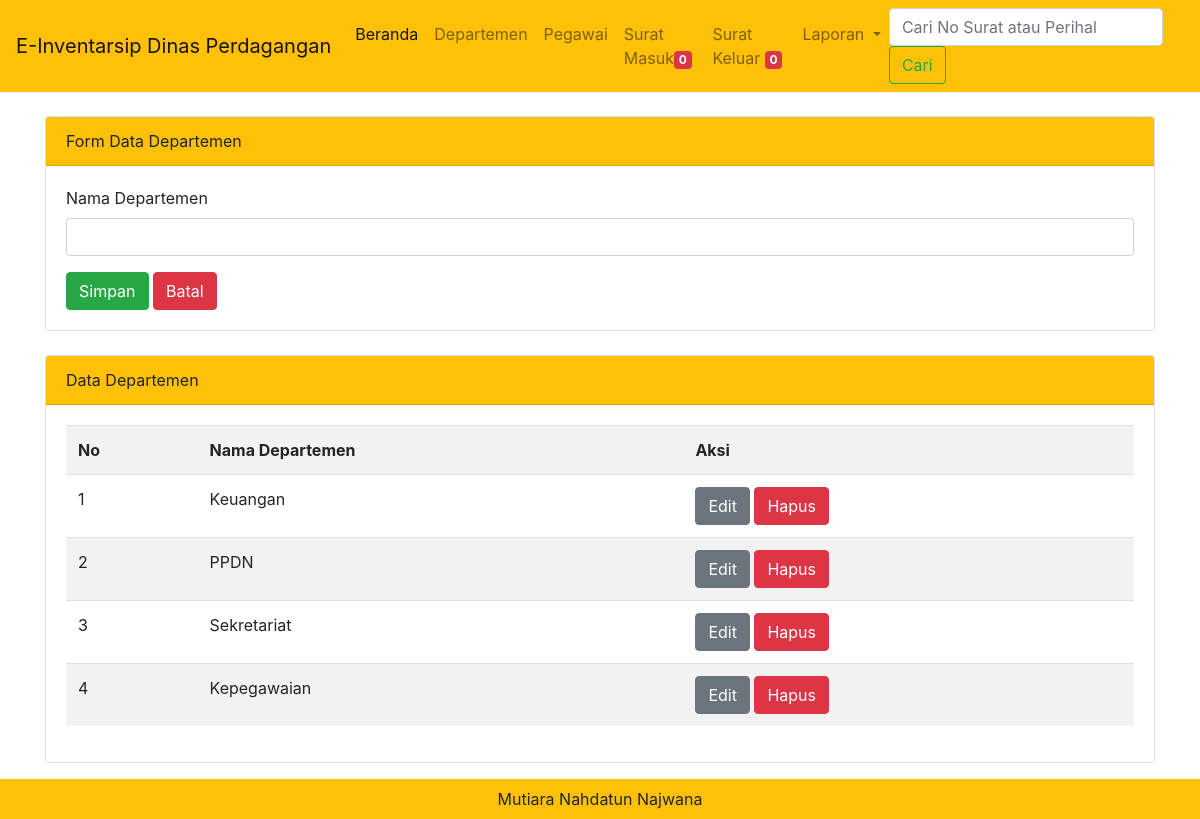
The page /admin.php?halaman=departemen (signed in) on the database its author committed.
### tables this page shows
CREATE TABLE IF NOT EXISTS `tbl_departemen` (
  `id_departemen` int NOT NULL AUTO_INCREMENT,
  `nama_departemen` varchar(50) NOT NULL,
  `created_at` date DEFAULT NULL,
  PRIMARY KEY (`id_departemen`)
);

### admin.php (called while the page is built, shortened)
<?php include "template/header.php"; ?>
<?php include "content.php"; ?>
<?php include "template/footer.php"; ?>

### modul/departemen/departemen.php (the view, shortened to what this page needs)
<div class="card mt-4">
  <div class="card-header bg-warning">
    Form Data Departemen
  </div>
  <div class="card-body">
   <form method="post" action="">
  <div class="form-group">
    <label for="nama_departemen">Nama Departemen</label>
    <input type="text" class="form-control" id="nama_departemen" name="nama_departemen" value="<?=@$vnama_departemen?>"
    required oninvalid="this.setCustomValidity('Data tidak boleh kosong!')" oninput="setCustomValidity('')">
  </div>
  <button type="submit" name="bsimpan" class="btn btn-success">Simpan</button>
  <button type="reset" name="bbatal" class="btn btn-danger">Batal</button>
</form>
  </div>
</div>
<div class="card mt-4">
  <div class="card-header bg-warning">
    Data Departemen
  </div>
  <div class="card-body">
   <table class="table table-borderd table-hovered table-striped">
     <tr>
       <th>No</th>
       <th>Nama Departemen</th>
       <th>Aksi</th>
     </tr>
     <?php
          $tampil = mysqli_query($koneksi, "SELECT * from tbl_departemen order by id_departemen desc");
          $no = 1;
          while($data = mysqli_fetch_array($tampil)) :
     ?>
     <tr>
       <td><?=$no++?></td>
       <td><?=$data['nama_departemen']?></td>
       <td>
         <a href="?halaman=departemen&hal=edit&id=<?=$data['id_departemen']?>" class="btn btn-secondary" >Edit </a>
         <a href="?halaman=departemen&hal=hapus&id=<?=$data['id_departemen']?>" class="btn btn-danger"
          onclick="return confirm ('Apakah yakin ingin menghapus data ini?')" >Hapus </a>
       </td>
     </tr>
     <?php endwhile; ?>
   </table>
  </div>
</div>

### rows shown on the page
tbl_departemen: nama_departemen "Keuangan"
tbl_departemen: nama_departemen "PPDN"
tbl_departemen: nama_departemen "Sekretariat"
tbl_departemen: nama_departemen "Kepegawaian"

### other values the page prints
$jumlah_arsip "0"
$jumlahKeluar "0"
